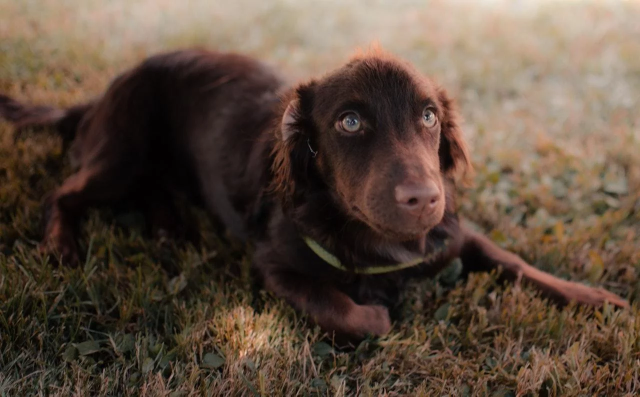
#> input picture 3-Machine_Learning/2-No_Supervisado/1-PCA/Teoria/img/my_doggo_sample.jpeg, 1280 x 793 px (shown at 1/2 size)
$ jupyter execute --allow-errors 2_Compress_image.ipynb
#> lines starting #> are read from the running program, lines starting #| are printed output that depends on the picture
A typical digital image is made by stacking Red Blue and Green pixel arrays of intensities ranging from 0 to 255.

A grayscale image does not contain color but only shades of gray. The pixel intensity in a grayscale image varies from black (0 intensity) to white (255 full intensity) to make it what we usually call as a Black & White image.

Digits dataset is a grayscale image dataset of handwritten digit having 1797 8×8 images.

[cell 1]
#importing the dataset
import numpy as np
import matplotlib.pyplot as plt
from sklearn.datasets import load_digits

digits = load_digits()
data = digits.data
data.shape

[cell 2]
data.max()

[cell 3]
data[:, 28]

[cell 4]
digits.target

[cell 5]
import seaborn as sns

sns.scatterplot(x=data[:, 28], y= data[:, 35], hue=digits.target)

sklearn.datasets module makes it quick to import digits data by importing load_digits class from it. The shape of the digit data is (1797, 64). 8×8 pixels are flattened to create a vector of length 64 for every image.

[cell 6]
#taking a sample image to view
#Remember image is in the form of numpy array.
image_sample = data[0,:].reshape(8,8)
plt.imshow(image_sample)

Now, using PCA, let’s reduce the image dimensions from 64 to just 2 so that we can visualize the dataset using a Scatterplot.

[cell 7]
from sklearn.manifold import TSNE


pca = TSNE(2)
converted_data = pca.fit_transform(digits.data)

converted_data.shape

sns.scatterplot(x=converted_data[:,0], y= converted_data[:,1], hue=digits.target)

[cell 8]
from sklearn.decomposition import PCA

pca = PCA(2)
converted_data = pca.fit_transform(digits.data)

converted_data.shape

[cell 9]
sns.scatterplot(x=converted_data[:,0], y= converted_data[:,1], hue=digits.target)
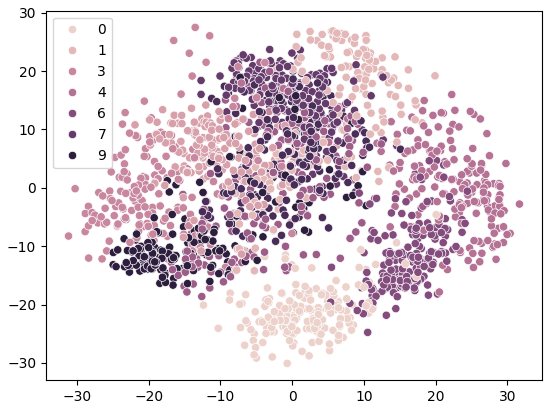
#> figure drawn by matplotlib, 1 panel

[cell 10]
from sklearn.decomposition import PCA

pca = PCA(64)
converted_data = pca.fit_transform(digits.data)

converted_data.shape

[cell 11]
sum(pca.explained_variance_ratio_[0:2])

We can also pass a float value less than 1 instead of an integer number. i.e. PCA(0.90) this means the algorithm will find the principal components which explain 90% of the variance in data.

[cell 12]
plt.style.use('seaborn-whitegrid')

plt.figure(figsize = (10,6))

c_map = plt.cm.get_cmap('jet', 10)

plt.scatter(digits.data[:, 35], digits.data[:, 42], s = 15,
            cmap = c_map , c = digits.target)
plt.colorbar()
plt.xlabel('PC-1') , plt.ylabel('PC-2')
plt.show();

[cell 13]
plt.style.use('seaborn-whitegrid')

plt.figure(figsize = (10,6))

c_map = plt.cm.get_cmap('jet', 10)

plt.scatter(converted_data[:, 0], converted_data[:, 1], s = 15,
            cmap = c_map , c = digits.target)
plt.colorbar()
plt.xlabel('PC-1') , plt.ylabel('PC-2')
plt.show();
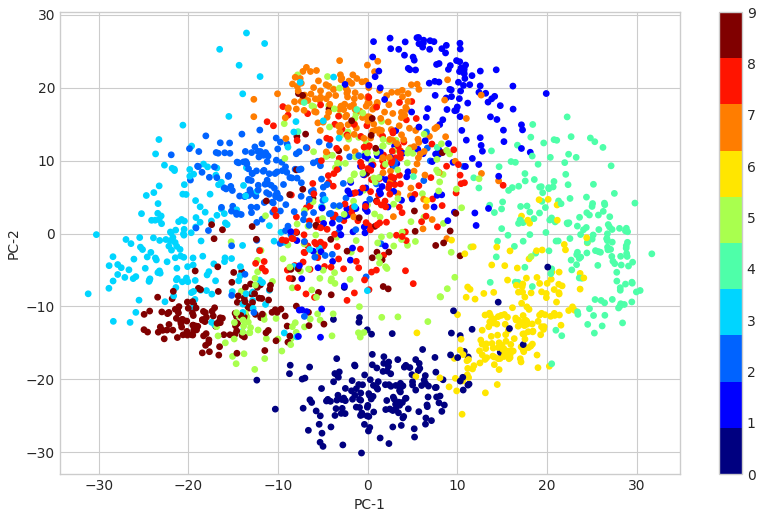
#> figure drawn by matplotlib, 2 panels

Another cool application of PCA is in Image compression. Let’s have a look at how can we achieve this with python.

[cell 14]
# !pip install opencv-python

[cell 15]
# Importing required libraries
import cv2
import numpy as np
from sklearn.decomposition import PCA

[cell 16]
# Loading the image
img = cv2.imread('img/my_doggo_sample.jpeg')
#> img is the input picture: shape (793, 1280, 3); mean B, G, R 62.4, 75.8, 93.3
plt.imshow(img);

[cell 17]
rgb_image = cv2.cvtColor(img, cv2.COLOR_BGR2RGB)
plt.imshow(rgb_image);

[cell 18]
img.shape
#> Out = (793, 1280, 3)

[cell 19]
img.size
#> Out = 3045120

[cell 20]
793*1280

[cell 21]
img

[cell 22]
# Splitting the image in R,G,B arrays.
blue, green, red = cv2.split(img)
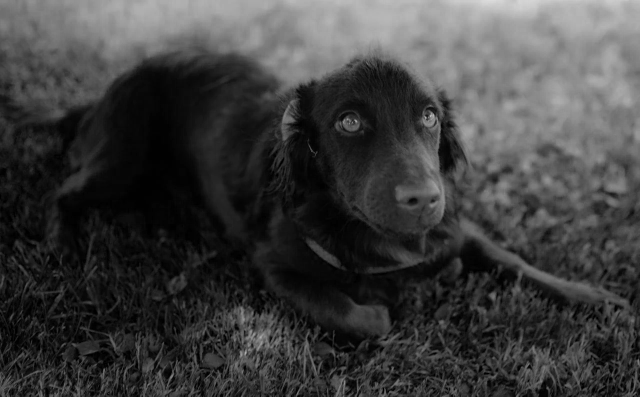
#> blue: shape (793, 1280) (shown at 1/2 size); min 0, max 220, mean 62.4
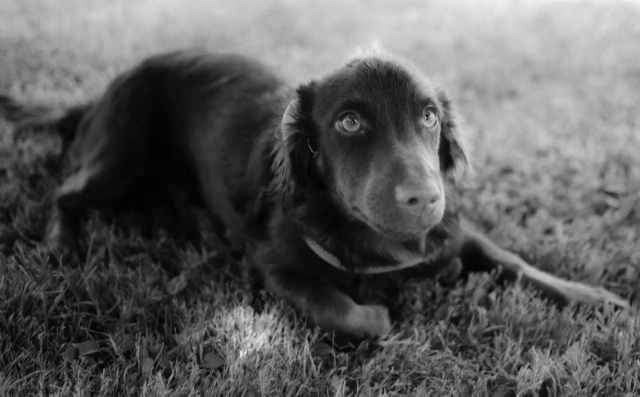
#> red: shape (793, 1280) (shown at 1/2 size); min 0, max 248, mean 93.3

#it will split the original image into Blue, Green and Red arrays.

[cell 23]
blue.shape
#> Out = (793, 1280)

[cell 24]
793*1280

#> (a cell that did not finish here is left out)

[cell 26]
img_not_compressed = cv2.merge([red])
#viewing the not compressed image
plt.imshow(img_not_compressed, cmap="gray");

[cell 27]
img_not_compressed = cv2.merge([blue, red, green])
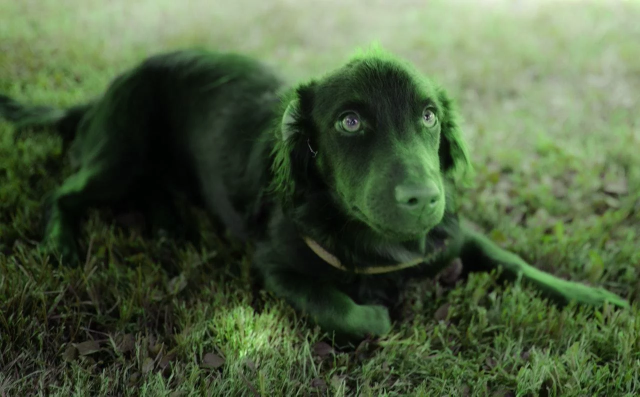
#> img_not_compressed: shape (793, 1280, 3) (shown at 1/2 size); mean of channels 0, 1, 2 62.4, 93.3, 75.8; drawn as B, G, R
#viewing the not compressed image
plt.imshow(img_not_compressed);

OpenCV will split into Blue, Green, and Red channels instead of Red, Blue, and Green. Be very careful of the sequence here.

[cell 28]
# Initialize PCA with first 20 principal components
pca = PCA(128)

#Applying to red channel and then applying inverse transform to transformed array.
red_transformed = pca.fit_transform(red)
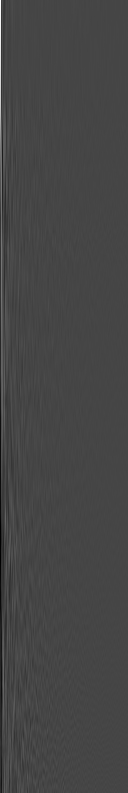
#> red_transformed: shape (793, 128) float64; min -1601.2, max 4249.3, mean 0; drawn with min black and max white
print('red_transformed.shape:', red_transformed.shape)
#| red_transformed.shape: (793, 128)
red_inverted = pca.inverse_transform(red_transformed)
print('red_inverted.shape:', red_inverted.shape)
#| red_inverted.shape: (793, 1280)

#Applying to Green channel and then applying inverse transform to transformed array.
green_transformed = pca.fit_transform(green)
print('green_transformed.shape:', green_transformed.shape)
#| green_transformed.shape: (793, 128)
green_inverted = pca.inverse_transform(green_transformed)
print('green_inverted.shape:', green_inverted.shape)
#| green_inverted.shape: (793, 1280)

#Applying to Blue channel and then applying inverse transform to transformed array.
blue_transformed = pca.fit_transform(blue)
print('blue_transformed.shape:', blue_transformed.shape)
#| blue_transformed.shape: (793, 128)
blue_inverted = pca.inverse_transform(blue_transformed)
print('blue_inverted.shape:', blue_inverted.shape)
#| blue_inverted.shape: (793, 1280)

[cell 29]
1000000/64

In the process of reconstructing the original dimensions from the reduced dimensions, some information is lost as we keep only selected principal components, 20 in this case.

[cell 30]
img_compressed = (cv2.merge([red_inverted, green_inverted, blue_inverted])).astype(np.uint8)

Stacking the inverted arrays using dstack function. Here it is important to specify the datatype of our arrays, as most images are of 8 bit. Each pixel is represented by one 8-bit byte.

[cell 31]
#viewing the compressed image
plt.imshow(img_compressed);

The output above is what we get when considering just 20 Principal components.

If we increase the number of Principal components the output image will get clear.

1) Now check with how many Principal Components your eyes can't see the difference with the original!

2) The dog should not be so blue, fix it!

[cell 32]
# Initialize PCA with first 20 principal components
pca = PCA(8)

#Applying to red channel and then applying inverse transform to transformed array.
red_transformed = pca.fit_transform(red)
print('red_transformed.shape:', red_transformed.shape)
#| red_transformed.shape: (793, 8)
red_inverted = pca.inverse_transform(red_transformed)
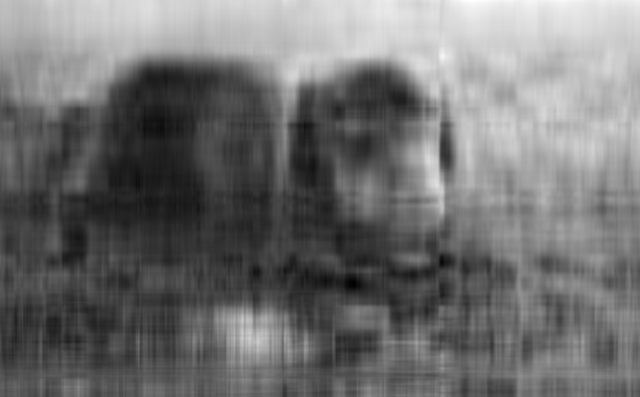
#> red_inverted: shape (793, 1280) float64 (shown at 1/2 size); min -28.13, max 246.2, mean 93.3; drawn with min black and max white
print('red_inverted.shape:', red_inverted.shape)
#| red_inverted.shape: (793, 1280)

#Applying to Green channel and then applying inverse transform to transformed array.
green_transformed = pca.fit_transform(green)
print('green_transformed.shape:', green_transformed.shape)
#| green_transformed.shape: (793, 8)
green_inverted = pca.inverse_transform(green_transformed)
print('green_inverted.shape:', green_inverted.shape)
#| green_inverted.shape: (793, 1280)

#Applying to Blue channel and then applying inverse transform to transformed array.
blue_transformed = pca.fit_transform(blue)
print('blue_transformed.shape:', blue_transformed.shape)
#| blue_transformed.shape: (793, 8)
blue_inverted = pca.inverse_transform(blue_transformed)
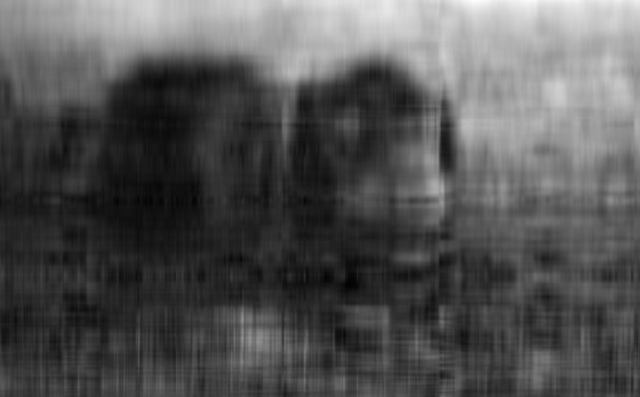
#> blue_inverted: shape (793, 1280) float64 (shown at 1/2 size); min -13.25, max 216.2, mean 62.4; drawn with min black and max white
print('blue_inverted.shape:', blue_inverted.shape)
#| blue_inverted.shape: (793, 1280)

img_compressed = (cv2.merge([red_inverted, green_inverted, blue_inverted])).astype(np.uint8)
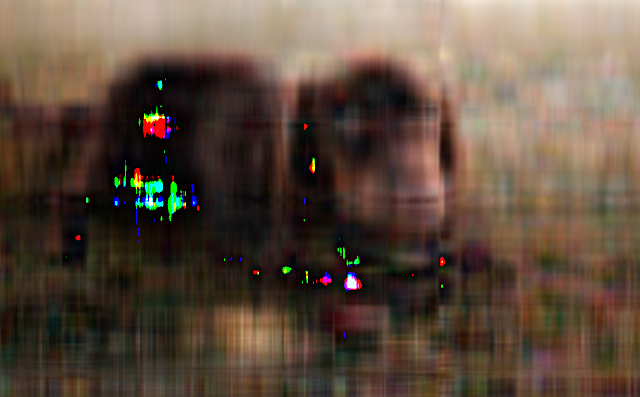
#> img_compressed: shape (793, 1280, 3) (shown at 1/2 size); mean R, G, B 94, 76.9, 63

#viewing the compressed image
plt.imshow(img_compressed);

[cell 33]
1000000/65

[cell 34]
# Initialize PCA with first 20 principal components
pca = PCA(793)

#Applying to red channel and then applying inverse transform to transformed array.
red_transformed = pca.fit_transform(red)
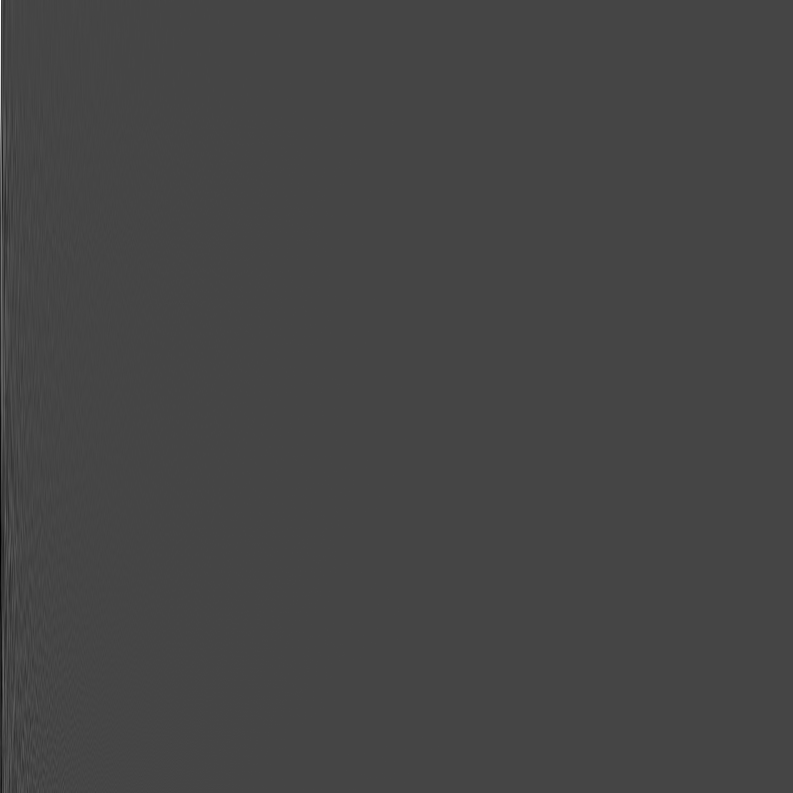
#> red_transformed: shape (793, 793) float64; min -1601.2, max 4249.3, mean 0; drawn with min black and max white
